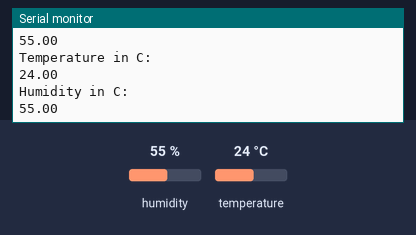
The sketch below on a simulated Arduino Uno, built with avr-gcc and run on an emulated ATmega328P. On the bench: the last lines printed to the serial monitor. The inputs (shaded band) are chosen by the test bench; at power-on: humidity 55 %, temperature 24 °C.

Above: at 2.8 s.
2.9 s: humidity set to 22 %
At 4.9 s:
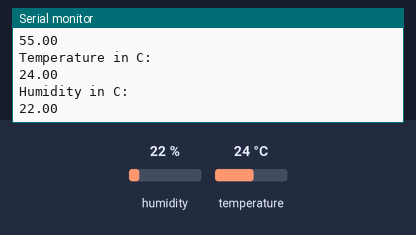
5.6 s: temperature set to 12 °C
At 6.5 s:
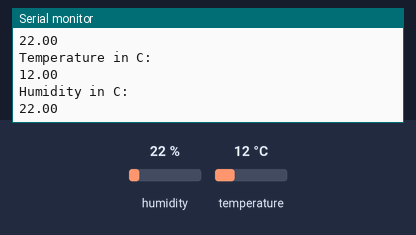
8.3 s: humidity set to 40 %
At 11.0 s:
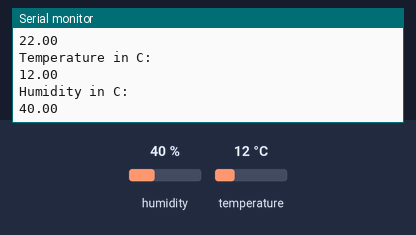
Timing chart, 0 to 12.5 s (numbered marks = the images above; inputs shaded):
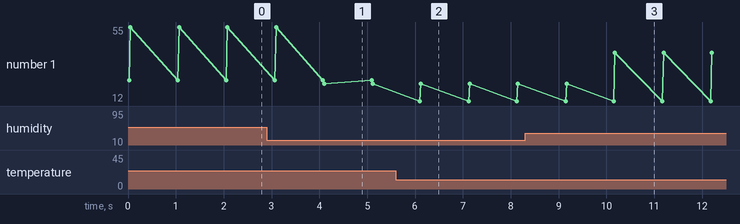

The sketch:

dht_sensor_code.ino
```cpp
// TECHATRONIC.COM
 // DHT11 LIBRARY
 // https://github.com/adafruit/DHT-sensor-library
 #include "DHT.h"
 DHT dht2(2,DHT11);
 void setup()
 {
  Serial.begin(9600);

#define BLYNK_TEMPLATE_ID "TMPLs8QweS1J"
#define BLYNK_DEVICE_NAME "Weather Monitoring system"
#define BLYNK_AUTH_TOKEN "B_0XK2MKtFgRAoUv_2w-PmAmNgJdd049"


 }
 void loop()
 {
   Serial.println("Temperature in C:");
   Serial.println((dht2.readTemperature( )));
   Serial.println("Humidity in C:");
   Serial.println((dht2.readHumidity()));
   delay(1000);
 } 
```

Measured:
- after the input at 2.9 s, the serial monitor: prints a new line after 1.2 s (image 1)
- after the input at 5.6 s, the serial monitor: prints a new line after 0.50 s (image 2)
- after the input at 8.3 s, the serial monitor: prints a new line after 1.9 s (image 3)
- plotted number 1: 55 → 22 after the input at 2.9 s, 22 → 40 after the input at 8.3 s
